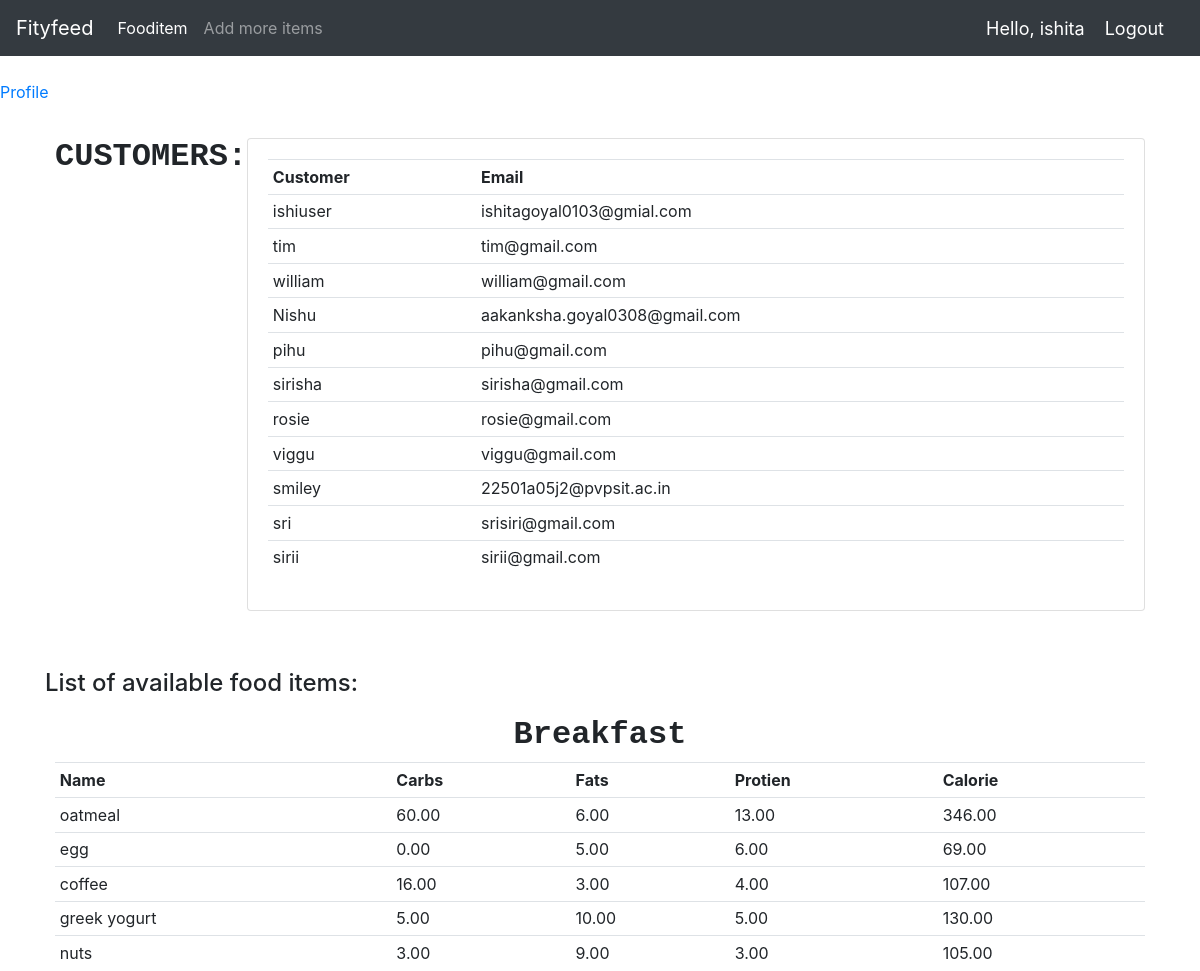
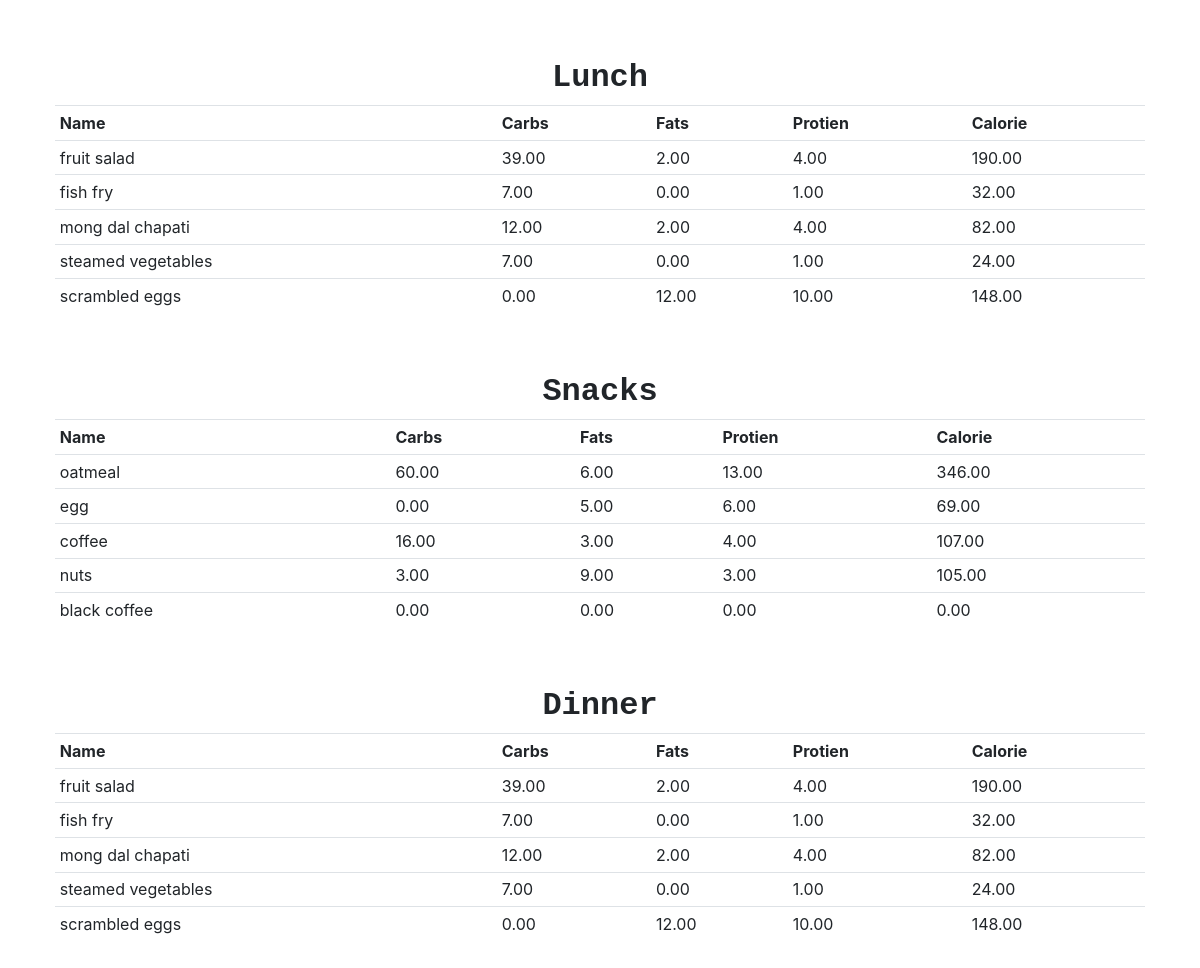
The app's page / (signed in) with its own data (2 pictures, top to bottom).
### Fityfeed/models.py (models this page shows, shortened)
class Customer(models.Model):
    user = models.OneToOneField(User, null=True, on_delete=models.CASCADE)
    name=models.CharField(max_length=200,null=True)
    email=models.CharField(max_length=200,null=True)
    date_created=models.DateTimeField(auto_now_add=True,null=True)

class Fooditem(models.Model):
    name = models.CharField(max_length=200)
    category = models.ManyToManyField(Category)
    carbohydrate = models.DecimalField(max_digits=5,decimal_places=2,default=0)
    fats = models.DecimalField(max_digits=5,decimal_places=2,default=0)
    protein = models.DecimalField(max_digits=5,decimal_places=2,default=0)
    calorie=models.DecimalField(max_digits=5,decimal_places=2,default=0,blank=True)
    quantity = models.IntegerField(default=1,null=True,blank=True)

### Fityfeed/decorators.py (the view)
    def wrapper_func(request,*args,**kwargs):
        group=None
        if request.user.groups.exists():
            group=request.user.groups.all()[0].name
        if group=='user':
            return redirect('userPage')
        if group=='admin':
            return view_func(request,*args,**kwargs)

### Fityfeed/views.py (called while the page is built)
@login_required(login_url='login')
@admin_only
def home(request):
    breakfast=Category.objects.filter(name='breakfast')[0].fooditem_set.all()[:5]
    lunch=Category.objects.filter(name='lunch')[0].fooditem_set.all()[:5]
    dinner=Category.objects.filter(name='dinner')[0].fooditem_set.all()[:5]
    snacks=Category.objects.filter(name='snacks')[0].fooditem_set.all()[:5]
    customers=Customer.objects.all()
    context={'breakfast':breakfast,
              'lunch':lunch,
              'dinner':dinner,
              'snacks':snacks,
              'customers':customers,
            }
    return render(request,'main.html',context)

### Fityfeed/templates/main.html (shortened to what this page needs)
{% load static %}
<!DOCTYPE html>
<html lang="en">
<head>
    <link rel="stylesheet" href="https://stackpath.bootstrapcdn.com/bootstrap/4.5.0/css/bootstrap.min.css"0>
    <link rel="stylesheet" href="{% static 'css/main.css' %}">
</head>
<body>
    {% include 'navbar.html' %}
    <br>
    <div class = "profile">
        <a href="C:\Users\Admin\Desktop\calorie_apo\Fityfeed\templates\profile.html" >Profile</a>
    </div>
    <br>
    <div class="container">
    {% block content %}
        <div class="flex-box-row">
            <h5 id="heading">CUSTOMERS:</h5>
            <br>
            <br>
            <div class="card card-body">
               <table class="table table-sm">
                    <tr>
                        <th>Customer</th>
                        <th>Email</th>
                    </tr>
                    {% for cust in customers %}
                    <tr>
                        <td>{{cust.name}} </td>
                        <td> {{cust.email}} </td>
                    </tr>
                    {% endfor %}
                </table>
            </div>
        </div>
        <br><br>
    <h4>List of available food items:</h4>
        <div class="flex-box-row">
            <h5 id="heading">Breakfast</h5>
               <table class="table table-sm">
                    <tr>
                        <th>Name</th>
                        <th>Carbs</th>
                        <th>Fats</th>
                        <th>Protien</th>
                        <th>Calorie</th>
                    </tr>
                   {% for items in breakfast %}
                    <tr>
                        <td>{{items.name}} </td>
                        <td>{{items.carbohydrate}} </td>
                        <td>{{items.fats}} </td>
                        <td>{{items.protein}} </td>
                        <td>{{items.calorie}} </td>
                        </tr>
                    {% endfor %}
                </table>
        </div>
<br>
        <div class="flex-box-row">
            <h5 id="heading">Lunch</h5>
             <table class="table table-sm">
                    <tr>
                        <th>Name</th>
                        <th>Carbs</th>
                        <th>Fats</th>
                        <th>Protien</th>
                        <th>Calorie</th>
                    </tr>
                   {% for items in lunch %}
                    <tr>
                        <td>{{items.name}} </td>
                        <td>{{items.carbohydrate}} </td>
                        <td>{{items.fats}} </td>
                        <td>{{items.protein}} </td>
                        <td>{{items.calorie}} </td>
                        </tr>
                    {% endfor %}
                </table>
        </div>
        <br>
        <div class="flex-box-row">
            <h5 id="heading">Snacks</h5>
                <table class="table table-sm">
                    <tr>
                        <th>Name</th>
                        <th>Carbs</th>
                        <th>Fats</th>
                        <th>Protien</th>
                        <th>Calorie</th>
                    </tr>
                   {% for items in snacks %}
                    <tr>
                        <td>{{items.name}} </td>
                        <td>{{items.carbohydrate}} </td>
                        <td>{{items.fats}} </td>
                        <td>{{items.protein}} </td>
                        <td>{{items.calorie}} </td>
                        </tr>
                    {% endfor %}
                </table>
        </div>
        <br>
        <div class="flex-box-row">
            <h5 id="heading">Dinner</h5>
                <table class="table table-sm">
                    <tr>
                        <th>Name</th>
                        <th>Carbs</th>
                        <th>Fats</th>
                        <th>Protien</th>
                        <th>Calorie</th>
                    </tr>
                   {% for items in dinner %}
                    <tr>
                        <td>{{items.name}} </td>
                        <td>{{items.carbohydrate}} </td>
                        <td>{{items.fats}} </td>
                        <td>{{items.protein}} </td>
                        <td>{{items.calorie}} </td>
                        </tr>
                    {% endfor %}
                </table>
        </div>
<br>
    {% endblock %}
    </div>
</body>
</html>

### Fityfeed/templates/navbar.html (shortened to what this page needs)
{% load static%}
<nav class="navbar navbar-expand-lg navbar-dark bg-dark">
    <a class="navbar-brand" href="{% url 'home' %}">Fityfeed</a>
    <div class="collapse navbar-collapse" id="navbarSupportedContent">
    {% if request.user.is_staff %}
      <ul class="navbar-nav mr-auto">
        <li class="nav-item active">
          <a class="nav-link" href="{% url 'fooditem' %}">Fooditem<span class="sr-only">(current)</span></a>
        </li>
        <li class="nav-item">
          <a class="nav-link" href="{% url 'createfooditem' %}">Add more items</a>
        </li>
      </ul>
    {% endif %}
    </div>
    <span class="hello-msg">Hello, {{request.user}}</span>
    <span ><a  class="hello-msg" href="{% url 'logout' %}">Logout</a></span>
  </nav>

### static/stylesheets/main.css (style rules this page uses)
.flex-box-row { display:flex; padding : 10px; flex-wrap: wrap; justify-content: space-around; }
#heading { text-shadow: antiquewhite; font-family: 'Courier New', Courier, monospace; font-weight: 550; font-size: xx-large; text-align: left; }

### Fityfeed/templates/main.html (style rules this page uses)
.profile { left:500%; text-align: centre; }

### Fityfeed/templates/navbar.html (style rules this page uses)
.hello-msg { font-size: 18px; color: #fff; margin-right: 20px; }

### records on screen
Customer: name "ishiuser", email "ishitagoyal0103@gmial.com"
Customer: name "tim", email "tim@gmail.com"
Customer: name "william", email "william@gmail.com"
Customer: name "Nishu", email "aakanksha.goyal0308@gmail.com"
Customer: name "pihu", email "pihu@gmail.com"
Customer: name "sirisha", email "sirisha@gmail.com"
Customer: name "rosie", email "rosie@gmail.com"
Customer: name "viggu", email "viggu@gmail.com"
Customer: name "smiley", email "22501a05j2@pvpsit.ac.in"
Customer: name "sri", email "srisiri@gmail.com"
Customer: name "sirii", email "sirii@gmail.com"
Fooditem: name "oatmeal", carbohydrate "60.00", fats "6.00", protein "13.00", calorie "346.00"
Fooditem: name "egg", carbohydrate "0.00", fats "5.00", protein "6.00", calorie "69.00"
Fooditem: name "coffee", carbohydrate "16.00", fats "3.00", protein "4.00", calorie "107.00"
Fooditem: name "greek yogurt", carbohydrate "5.00", fats "10.00", protein "5.00", calorie "130.00"
Fooditem: name "nuts", carbohydrate "3.00", fats "9.00", protein "3.00", calorie "105.00"
Fooditem: name "fruit salad", carbohydrate "39.00", fats "2.00", protein "4.00", calorie "190.00"
Fooditem: name "fish fry", carbohydrate "7.00", fats "0.00", protein "1.00", calorie "32.00"
Fooditem: name "mong dal chapati", carbohydrate "12.00", fats "2.00", protein "4.00", calorie "82.00"
Fooditem: name "steamed vegetables", carbohydrate "7.00", fats "0.00", protein "1.00", calorie "24.00"
Fooditem: name "scrambled eggs", carbohydrate "0.00", fats "12.00", protein "10.00", calorie "148.00"
Fooditem: name "black coffee", carbohydrate "0.00", fats "0.00", protein "0.00", calorie "0.00"

### other values on screen
{{ request.user }} "ishita"
